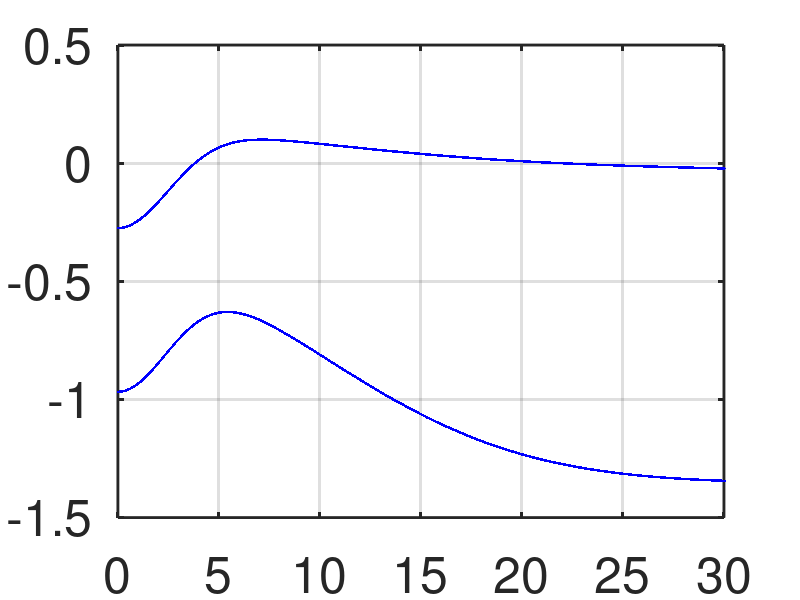

Here is the MATLAB script that generated this plot:
%% Function definitions - using Gaussian kernels
GFT = @(x, sigma) exp( -sigma*sigma.*x.*x/2 );
phi = @(f_0, f_1, g, t_2, s_2) f_0 + (f_1-f_0)./(1 + exp(-(g-t_2)/s_2));
fE = @(x, alpha, r, f_0, f_1, t_2, s_2) phi(f_0, f_1, x, t_2, s_2).*(1-x)-alpha.*x.*(1-x).*(1 - (1-x)/r); % ODE nullcline
phi_prime = @(f_0, f_1, x, t_2, s_2) ( (-f_0+f_1)*exp((x+t_2)/s_2) )./(s_2*(exp(x/s_2)+exp(t_2/s_2)).^2);
%% Model parameters

f_0 = 0.1;
f_1 = 0.9;
t_2 = 0.4;
s_2 = 0.05;

sigma_J = 0.1; % seed spread radius
sigma_R = 0.4; % resource competition radius
sigma_W = 0.01; % fire spread radius forest trees

r = 1;
alpha = 2.2;
%r = 0.8;
%alpha = 4.5;

%% Step 0: Find disjoint intervals which contain the equilibria (either one or two equilibria are possible)
dp = 0.00011;
X1 = 0:dp:1; % all the solutions must lie in [0,1]
X2 = X1+dp;
root_locations = fE(X1, alpha, r, f_0, f_1, t_2, s_2).*fE(X2, alpha, r, f_0, f_1, t_2, s_2)<0;
X1 = X1(root_locations);
X2 = X2(root_locations);
num_roots = length(X1);
roots = zeros(num_roots,1);
%% Step 1: Find the value of the homogeneous solution to the nonspatial system
G = zeros(num_roots,1);
for l=1:num_roots
    a = X1(l);
    b = X2(l); % interval which we know contains the zero
    if fE(a,alpha,r, f_0, f_1, t_2, s_2)*fE(b,alpha,r, f_0, f_1, t_2, s_2)>0
        disp('No zero in that interval')
    else
        p = (a + b)/2;
        err = abs( fE(p,alpha,r, f_0, f_1, t_2, s_2) );
        while err > 1e-8
            if fE(a,alpha,r, f_0, f_1, t_2, s_2)*fE(p,alpha,r, f_0, f_1, t_2, s_2)<0
                b = p;
            else
                a = p;
            end
            p = (a + b)/2;
            err = abs( fE(p,alpha,r, f_0, f_1, t_2, s_2) );
        end
    end
    % Asign the equilibrium values
    G(l) = p;
end
%% Step 2: Disregard any unstable equilibria from the ODE - there will sometimes be a saddle between the two stable fixed points within the cusp region
stable = zeros(num_roots,1);
for ii = 1:num_roots
    J_ODE = -(alpha/r)*G(ii)*(1-G(ii)) + alpha*G(ii)*(1-(1-G(ii))/r)-alpha*(1-G(ii))*(1-(1-G(ii))/r)...
        - phi(f_0, f_1, G(ii), t_2, s_2) + phi_prime(f_0, f_1, G(ii), t_2, s_2).*(1-G(ii));
    if J_ODE<0
        stable(ii,1) = 1;
    end
end
%% Step 3: Form the Jacobian at the equilibrium (for each wave number k)
temp_eig = zeros(num_roots,1);
l = 1;
figure(1);
while l < num_roots+1
    if stable(l,1) == 1 % don't check any saddle points, only stable steady-states
        wave_nums = 0:0.025:100;
        J = -(alpha/r)*G(l)*(1-G(l)).*GFT(wave_nums,sigma_R) + alpha*G(l)*(1-(1-G(l))/r).*GFT(wave_nums,sigma_J) -alpha*(1-G(l))*(1-(1-G(l))/r)...
            - phi(f_0, f_1, G(l), t_2, s_2) + phi_prime(f_0, f_1, G(l), t_2, s_2).*(1-G(l)).*GFT(wave_nums,sigma_W);
        plot(wave_nums,J,'.-b');
        hold on;
    end
    l = l+1;
end
xlim([0 30]);
ylim([-1.5 0.5]);
set(gca,'linewidth',2);
set(gca,'FontSize',36);
grid on;
hold on;